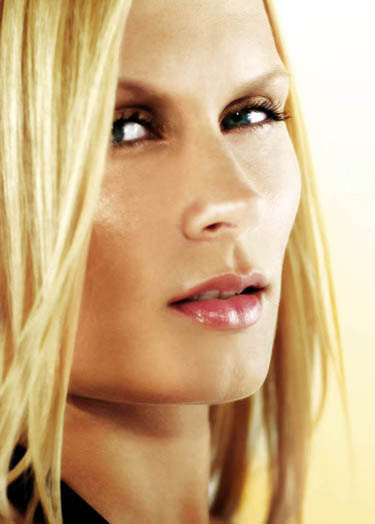
#> input picture img/ianvandahl.jpg, 375 x 524 px
$ python main.py img/ianvandahl.jpg 3   (older library calls are emulated)
#> lines starting #> are read from the running program, lines starting #| are printed output that depends on the picture
### stibble.py
from __future__ import division
from PIL import Image
import sys
from random import random, choice
import math


def histogram(img):
    hist = list(map(lambda l: [], range(256)))
    for x in range(img.size[0]):
        for y in range(img.size[1]):
            hist[img.getpixel((x, y))[0]].append((x, y))
    return hist

def weighted_histogram(img):
    hist = histogram(img)
    whist = []
    previous = -1
    for i in range(0, len(hist)):
        lower = previous + 1
        upper = previous = lower + len(hist[i]) * (255 - i)
        whist.append(((lower, upper), hist[i]))
    return whist

def stibble(img, n_points):
    positions = list()

    hist = weighted_histogram(img)
    upper = hist[-1][0][1]

    for p in range(0, n_points):
        X = math.floor(random() * upper)
        b = next(bin for bin in hist if X >= bin[0][0] and X <= bin[0][1])[1]
        positions.append(choice(b))

    return positions

### tsp.py
import math
import sys
import stibble
import heapq
import time
from PIL import Image


# [12 lines left out: function readFromFile, not called in this run]

def distance(p1, p2):
	return (p1[0]-p2[0])*(p1[0]-p2[0]) + (p1[1]-p2[1])*(p1[1]-p2[1])

# [5 lines left out: function tour_length, not called in this run]


def adjacent(mst, p):
	adj_list = []
	to_remove = []
	for (p1, p2, d) in mst:
		if(p1 == p):
			adj_list.append((p1, p2, d))
			to_remove += [(p1, p2, d)]
		elif(p2 == p):
			adj_list.append((p2, p1, d))
			to_remove += [(p1, p2, d)]
	for each in to_remove:
		mst.remove(each)
	return adj_list

# [16 lines left out: function ham_path, not called in this run]

def mst_to_path(mst):
	path = []
	start_point = mst[0][0]
	path += [start_point]
	adj_list = adjacent(mst, start_point)
	while len(adj_list) > 0:
		next_edge = adj_list.pop()
		path += [next_edge[1]]
		to_add = adjacent(mst, next_edge[1])
		to_add = sorted(to_add, key=lambda edge: edge[1][0])
		adj_list += to_add
	path.append(path[0])
	return path


# [17 lines left out: functions connects_to_unknown, min_connecting_edge, not called in this run]

def build_adj(points):
	adjacency_matrix = dict()
	for v in points:
		for w in points:
			adj_dist = distance(v, w)
			adjacency_matrix[(v, w)] = adj_dist
			adjacency_matrix[(w, v)] = adj_dist
	return adjacency_matrix

# [21 lines left out: function mst_tour, not called in this run]

def mst_tour_2(points):
	mst = []
	known = []

	adj_matrix = build_adj(points)

	known += [points.pop()]
	while(len(points) > 0):
		min_edge = (known[0], points[0], adj_matrix[(known[0], points[0])])
		for each_known in known:
			for each_unknown in points:
				new_dist = adj_matrix[(each_known, each_unknown)]
				if new_dist < min_edge[2]:
					min_edge = (each_known, each_unknown, new_dist)
		mst.append(min_edge)
		known += [min_edge[1]]
		points.remove(min_edge[1])
		#print("known: " + str(len(known)))
		#print("unknown: " + str(len(points)))
	return mst

# [6 lines left out: function nn_intersect_check, not called in this run]

def nearestNeighbor(pointList):
	uList = [pointList[0]]
	vList = pointList[1:]
	while len(vList) != 0:
		u = uList[len(uList)-1]
		minDist = distance(u, vList[0])
		addV = vList[0]
		for each in vList:
			newSegment = (u, each, distance(u, each))
			if newSegment[2] < minDist: # and not (nn_intersect_check(newSegment, uList)):
				minDist = newSegment[2]
				addV = each
		uList += [addV]
		vList.remove(addV)
	return uList

# [23 lines left out: functions advancedNearestNeighbor, calc_intersect, not called in this run]


def swap_intersect(point_list):
	tour = point_list
	curr_dist = distance(tour[0], tour[len(tour)-1])
	for i in range(len(tour)-1):
		curr_dist += distance(tour[i], tour[i+1])
	#print("initial: " + str(curr_dist))
	changed = True
	#for times in range(20):
	while(changed):
		changed = False
		for i in range(len(tour)-1):
			for k in range(i+2, len(tour)-1):
				line1 = (tour[i], tour[i+1])
				line2 = (tour[k], tour[k+1])

				if calc_intersect(line1, line2):
					segment = tour[i+1:k+1]
					segment.reverse()
					new_tour = tour[:i+1] + segment + tour[k+1:]

					subtract_dist = distance(tour[i], tour[i+1]) + distance(tour[k], tour[k+1])
					add_dist = distance(tour[i], tour[k]) + distance(tour[i+1], tour[k+1])

					new_dist = curr_dist - subtract_dist + add_dist
					if new_dist < curr_dist:
						tour = new_tour
						curr_dist = new_dist
						#print(curr_dist)
						changed = True
						break
			if changed:
				break
	return tour


# [35 lines left out: functions twoOptSwap, main, not called in this run]


# [9 lines that do not run on import are left out]

### draw.py
from stibble import stibble
from PIL import Image, ImageDraw
import sys


def draw_mst(mst, img):
    out = img.point(lambda i: 255)
    d = ImageDraw.Draw(out)

    for i in range(len(mst)):
        d.line([mst[i][0], mst[i][1]], fill=128)
    del d
    return out

def draw_lines(points, img):
    out = img.point(lambda i: 255)
    d = ImageDraw.Draw(out)

    for i in range(len(points) - 1):
        d.line([points[i], points[i + 1]], fill=128)

    del d

    return out

# [8 lines left out: function draw_points, not called in this run]

### main.py
from stibble import stibble
from draw import draw_lines, draw_mst
from PIL import Image, ImageDraw
from tsp import nearestNeighbor, twoOptSwap, swap_intersect, mst_to_path, mst_tour_2, advancedNearestNeighbor#, just_solve_it
import sys
import time

def resize(img):
    basewidth = 400
    wpercent = (basewidth/float(img.size[0]))
    hsize = int((float(img.size[1])*float(wpercent)))
    return img.resize((basewidth,hsize), Image.ANTIALIAS)


def make_art(filename, n_points):
#> called with filename = 'img/ianvandahl.jpg', n_points = 3
    img = Image.open(filename).convert('LA')
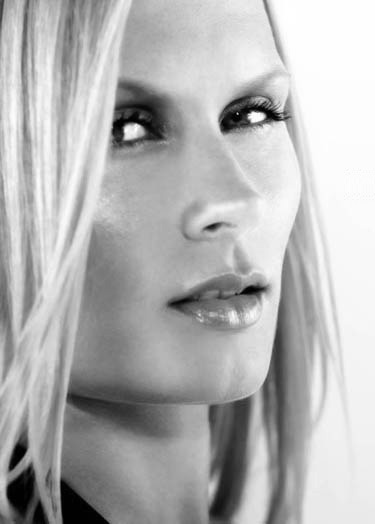
#> img: PIL image 375x524 LA; mean R, G, B, A 179.5, 179.5, 179.5, 255
    img = resize(img)

    file_suffix = str(n_points) + ".png"

    print("Stippling....")
    points = stibble(img, n_points)
#> in weighted_histogram, `hist = histogram(img)`: hist = 256 items
#> the loop in weighted_histogram, `for i in range(0, len(hist)):` made 256 passes
#> (lower, upper, previous) on passes 1 to 3: (0, 46155, 46155), (46156, 277550, 277550), (277551, 366354, 366354)
#> in stibble, `upper = hist[-1][0][1]`: upper = 16843448
#> the loop in stibble, `for p in range(0, n_points):` made 3 passes
#> X on passes 1 to 3: 14222975, 681896, 8184697
#> after the loop in stibble, `for p in range(0, n_points):`: positions = [(203, 176), (251, 124), (265, 477)]
#> points = [(203, 176), (251, 124), (265, 477)]
    print("Nearest Neighbor....")
    ordered = nearestNeighbor(points)
#> in nearestNeighbor, `uList = [pointList[0]]`: uList = [(203, 176)]
#> in nearestNeighbor, `vList = pointList[1:]`: vList = [(251, 124), (265, 477)]
#> the loop in nearestNeighbor, `while len(vList) != 0:` made 2 passes
#> uList on passes 1 to 2: [(203, 176), (251, 124)], [(203, 176), (251, 124), (265, 477)]
#> after the loop in nearestNeighbor, `while len(vList) != 0:`: vList = []
#> ordered = [(203, 176), (251, 124), (265, 477)]
    print("MST....")
    mst = mst_tour_2(points)
#> the loop in build_adj, `for v in points:` made 3 passes
#> after the loop in build_adj, `for v in points:`: adjacency_matrix = 9 items
#> in mst_tour_2, `known += [points.pop()]`: known = [(265, 477)]
#> the loop in mst_tour_2, `while(len(points) > 0):` made 2 passes
#> known on pass 2: [(265, 477), (203, 176), (251, 124)]
#> after the loop in mst_tour_2, `while(len(points) > 0):`: mst = [((265, 477), (203, 176), 94445), ((203, 176), (251, 124), 5008)]; points = []
    out5 = draw_mst(mst, img)
#> in draw_mst, `out = img.point(lambda i: 255)`: out: PIL image 400x558 LA; every value is 255
#> the loop in draw_mst, `for i in range(len(mst)):` made 2 passes
    out5.save("out/mst.png")
    print("Converting to tour....")
    tour = mst_to_path(mst)
#> in mst_to_path, `start_point = mst[0][0]`: start_point = (265, 477)
#> in mst_to_path, `path += [start_point]`: path = [(265, 477)]
#> the loop in adjacent, `for (p1, p2, d) in mst:` made 2 passes
#> (d, to_remove) on pass 1: (94445, [((265, 477), (203, 176), 94445)])
#> (p1, p2, d) on pass 2: ((203, 176), (251, 124), 5008)
#> after the loop in adjacent, `for (p1, p2, d) in mst:`: adj_list = [((265, 477), (203, 176), 94445)]
#> the loop in adjacent, `for each in to_remove:` made 1 pass
#> after the loop in adjacent, `for each in to_remove:`: mst = [((203, 176), (251, 124), 5008)]
#> in mst_to_path, `adj_list = adjacent(mst, start_point)`: adj_list = [((265, 477), (203, 176), 94445)]
#> the loop in mst_to_path, `while len(adj_list) > 0:` made 2 passes
#> (next_edge, adj_list) on pass 1: (((265, 477), (203, 176), 94445), [((203, 176), (251, 124), 5008)])
#> (next_edge, path) on pass 2: (((203, 176), (251, 124), 5008), [(265, 477), (203, 176), (251, 124)])
#> after the loop in mst_to_path, `while len(adj_list) > 0:`: adj_list = []
#> tour = [(265, 477), (203, 176), (251, 124), (265, 477)]
    print("Swap Intersects....")
    swap_ordered = swap_intersect(tour[:len(tour)-1])
#> swap_ordered = [(265, 477), (203, 176), (251, 124)]

    ordered += [ordered[0]]
#> ordered = [(203, 176), (251, 124), (265, 477), (203, 176)]
    swap_ordered += [swap_ordered[0]]
#> swap_ordered = [(265, 477), (203, 176), (251, 124), (265, 477)]

    print("Saving....")
    out = draw_lines(ordered, img)
#> the loop in draw_lines, `for i in range(len(points) - 1):` made 3 passes
    out.save("out/nn.png")
    #out2 = draw_lines(twoopt_ordered, img)
    #out2.save("out/twooptout.png")
    out3 = draw_lines(swap_ordered, img)
#> the loop in draw_lines (call 2), `for i in range(len(points) - 1):` made 3 passes
    out3.save("out/swapopt.png")
    #out4 = draw_lines(tour, img)
    #out4.save("justsolveit.png")

    out6 = draw_lines(tour, img)
    out6.save("out/mst_path.png")

    print("Done!")
    print("nn.png: nearest neighbor, no optimizations")
    print("mst.png: mst")
    print("mst_path.png: mst to path, no optimizations")
    print("swapopt.png: mst to path, intersection optimization run")

if __name__ == "__main__":
    n_points = int(sys.argv[2])
    filename = sys.argv[1]
    start_time = int(round(time.time() * 1000))
    make_art(filename, n_points)
    end_time = int(round(time.time() * 1000))
    print(end_time - start_time, "milliseconds")
